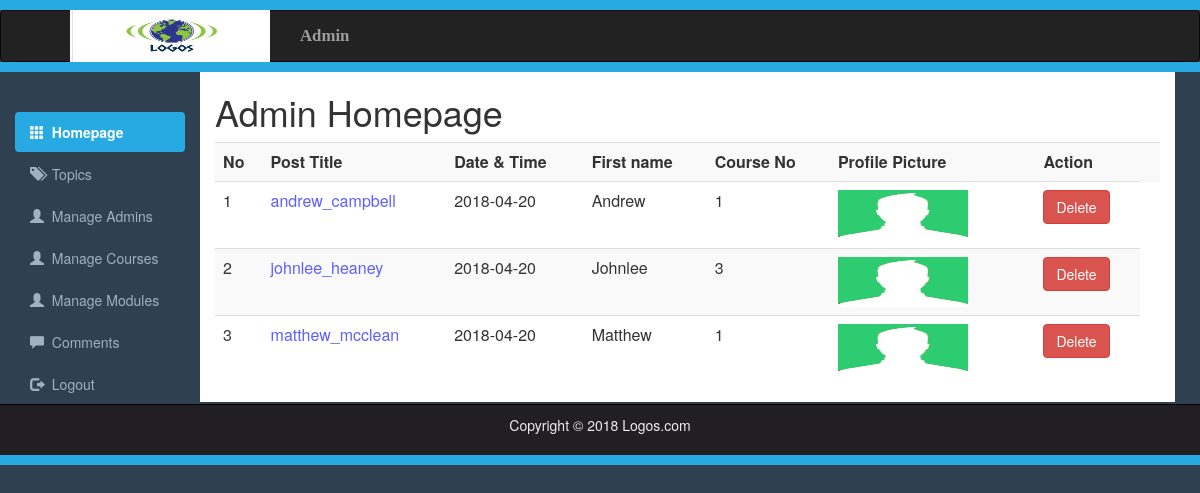
Screenshot of /TeamProject/adminHome.php with the database file from the repository.
### tables this page shows
CREATE TABLE `member` (
  `id` int(11) NOT NULL,
  `first_name` varchar(25) NOT NULL,
  `last_name` varchar(25) NOT NULL,
  `username` varchar(100) NOT NULL,
  `email` varchar(100) NOT NULL,
  `password` varchar(255) NOT NULL,
  `signup_date` date NOT NULL,
  `courseNo` int(11) NOT NULL,
  `profile_pic` varchar(255) NOT NULL
);

### TeamProject/adminHome.php (the view, shortened to what this page needs)
<?php include 'adminHeader.php';?>
<?php include 'adminSidebar.php';?>
<?php include("includes/Functions.php");?>
<!DOCTYPE html>
<html lang="en">
	<head>
		<link rel="stylesheet" href="css/bootstrap.min.css">
		<link rel="stylesheet" href="css/adminstyles.css">
	</head>
	<body>
	<div class="width">
		<div class="container-fluid">
			<div class="col-sm-10">
					<h1>Admin Homepage</h1>
					<div class ="table-responsive">
						<table class="table table-striped table-hover">
							<tr>
								<th>No</th>
								<th>Post Title</th>
								<th>Date & Time</th>
								<th>First name</th>
								<th>Course No</th>
								<th>Profile Picture</th>
								<th></th>
								<th>Action</th>
								<th></th>
							</tr>
							<?php
							$ViewQuery="SELECT * FROM member ORDER BY id desc;";
							$Execute=mysqli_query($con,$ViewQuery);
							$no=0;
							while($DataRows =mysqli_fetch_array($Execute)){
								$Id = $DataRows["id"];
								$DateTime = $DataRows["signup_date"];
								$Title = $DataRows["username"];
								$Category = $DataRows["courseNo"];
								$firstName = $DataRows["first_name"];
								$Image = $DataRows["profile_pic"];
								$no++;
							?>
							<tr>
								<td><?php echo $no; ?></td>
								<td style="color: #5e5eff;"><?php
								echo $Title;
									?></td>
								<td ><?php
								echo $DateTime;
									?></td>
								<td ><?php
								echo $firstName;
									?></td>
								<td ><?php
								echo $Category;
									?></td>
								<td><img src="<?php echo $Image; ?>" width="130px"; height="50px"></td>
								<td></td>
								<td>
								<a href="deleteMember.php?id=<?php echo $Id; ?>">
									<span class="btn btn-danger">Delete</span>
									</a>
								</td>
							</tr>
							<?php }?>
						</table>
				</div>
			</div>
		</div>
		</div>
		<?php include 'adminFooter.php';?>
	</body>
</html>

### TeamProject/css/adminstyles.css (style rules this page uses)
body { background-color: #2f4050; }
.col-sm-10 { background-color: #ffffff; }

### rows the page displays
member: username "andrew_campbell", signup_date "2018-04-20", first_name "Andrew", courseNo "1", profile_pic (picture)
member: username "johnlee_heaney", signup_date "2018-04-20", first_name "Johnlee", courseNo "3", profile_pic (picture)
member: username "matthew_mcclean", signup_date "2018-04-20", first_name "Matthew", courseNo "1", profile_pic (picture)
